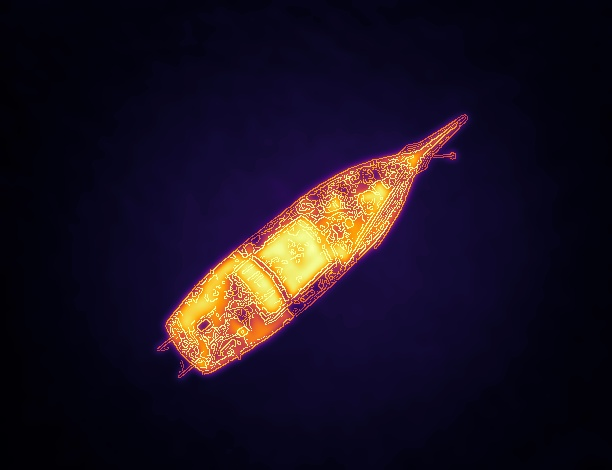
#> input picture maritime_generator/flir_image.jpg, 612 x 470 px
$ python -i flir.py   (imports and definitions only)
#> lines starting #> are read from the running program, lines starting #| are printed output that depends on the picture; after the words box and inside, x2 and y2 are one past the last pixel; in counts of white or black regions, pixels touching at a corner belong together
#> `picture = cv2.imread('flir_image.jpg', cv2.IMREAD_GRAYSCALE)`:
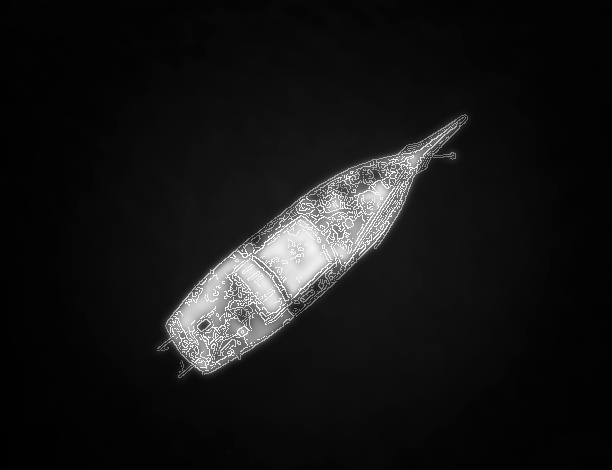
#> picture: shape (470, 612); min 0, max 252, mean 22.4
"""
FLIR (Forward Looking Infrared) image generation
"""

import numpy as np
from PIL import Image, ImageFilter
from typing import Tuple, List
import random


def generate_vessel_mask(size: Tuple[int, int] = (256, 256),
                         vessel_type: str = 'generic',
                         seed: int = None) -> np.ndarray:
    """
    Generate a vessel silhouette mask.

    Args:
        size: (width, height) of image
        vessel_type: Type of vessel ('generic', 'small', 'large')
        seed: Random seed

    Returns:
        Binary mask array (0-1)
    """
    if seed is not None:
        np.random.seed(seed)
        random.seed(seed)

    width, height = size
    mask = np.zeros((height, width), dtype=np.float32)

    center_x, center_y = width // 2, height // 2

    if vessel_type == 'small':
        # Small vessel: ~30% of image
        hull_length = width * 0.3
        hull_width = height * 0.15
    elif vessel_type == 'large':
        # Large vessel: ~60% of image
        hull_length = width * 0.6
        hull_width = height * 0.3
    else:
        # Generic: ~45% of image
        hull_length = width * 0.45
        hull_width = height * 0.22

    # Create hull (ellipse)
    y, x = np.ogrid[:height, :width]

    # Main hull
    hull_mask = ((x - center_x) / (hull_length / 2))**2 + \
                ((y - center_y) / (hull_width / 2))**2 <= 1.0

    # Add superstructure (rectangle on top)
    superstructure_height = hull_width * 0.4
    superstructure_width = hull_length * 0.6
    superstructure_y = center_y - hull_width / 2 - superstructure_height / 2

    superstructure_mask = (
        (x >= center_x - superstructure_width / 2) &
        (x <= center_x + superstructure_width / 2) &
        (y >= superstructure_y - superstructure_height / 2) &
        (y <= superstructure_y + superstructure_height / 2)
    )

    mask = (hull_mask | superstructure_mask).astype(np.float32)

    return mask


def apply_thermal_effect(mask: np.ndarray,
                        hot_core_temp: float = 0.9,
                        cool_surrounding: float = 0.2,
                        seed: int = None) -> np.ndarray:
    """
    Apply thermal/FLIR effect to vessel mask.

    Args:
        mask: Binary vessel mask
        hot_core_temp: Temperature value for hot core (0-1)
        cool_surrounding: Temperature value for cool background (0-1)
        seed: Random seed

    Returns:
        Thermal image array (0-1)
    """
#> called with hot_core_temp = 0.9, cool_surrounding = 0.2
    if seed is not None:
        np.random.seed(seed)

    height, width = mask.shape
    thermal = np.zeros((height, width), dtype=np.float32)

    # Background (cool)
    thermal[:] = cool_surrounding

    # Vessel body (hot core)
    thermal[mask > 0.5] = hot_core_temp

    # Add heat gradient (hotter in center, cooler at edges)
    y, x = np.ogrid[:height, :width]
    center_x, center_y = width // 2, height // 2

    # Distance from center
    dist = np.sqrt((x - center_x)**2 + (y - center_y)**2)
    max_dist = np.sqrt(center_x**2 + center_y**2)
    normalized_dist = dist / (max_dist + 1e-6)

    # Gradient: hot in center, cooler at edges
    gradient = 1.0 - normalized_dist * 0.5
    gradient = np.clip(gradient, 0, 1)

    # Apply gradient to vessel
    thermal[mask > 0.5] = hot_core_temp * gradient[mask > 0.5]

    # Add noise for realism
    noise = np.random.normal(0, 0.05, (height, width))
    thermal = np.clip(thermal + noise, 0, 1)

    # Add Gaussian blur for thermal diffusion
    thermal_pil = Image.fromarray((thermal * 255).astype(np.uint8))
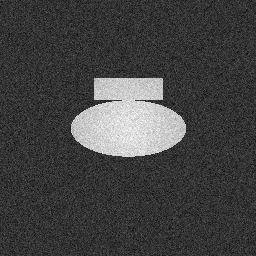
#> thermal_pil: PIL image 256x256 L; min 0, max 255, mean 66.4
    thermal_pil = thermal_pil.filter(ImageFilter.GaussianBlur(radius=1.5))
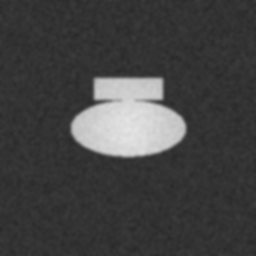
#> thermal_pil: PIL image 256x256 L; min 41, max 228, mean 66.4
    thermal = np.array(thermal_pil).astype(np.float32) / 255.0

    return thermal


# [108 lines left out: functions apply_thermal_colormap, generate_flir_frame, not called in this run]


def generate_flir_sequence(num_frames: int, size: Tuple[int, int] = (256, 256),
                          vessel_type: str = 'generic',
                          seed: int = None) -> List[np.ndarray]:
    """
    Generate a sequence of FLIR frames.

    Args:
        num_frames: Number of frames to generate
        size: (width, height) of each frame
        vessel_type: Type of vessel
        seed: Random seed

    Returns:
        List of RGB image arrays (0-1)
    """
    if seed is not None:
        np.random.seed(seed)
        random.seed(seed)

    # Generate base vessel mask
    vessel_mask = generate_vessel_mask(size, vessel_type, seed)

    # Generate base thermal image
    base_thermal = apply_thermal_effect(vessel_mask, seed=seed)
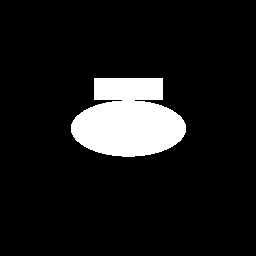
#> vessel_mask: shape (256, 256) float32; values 0 (black) and 1 (white), 10.1% white; 1 white region, box (x1, y1, x2, y2) and area: (71, 78, 186, 157) 6625

    # Generate sequence
    frames = []
    for i in range(num_frames):
        frame = generate_flir_frame(i, vessel_mask, base_thermal, seed=seed)
        frames.append(frame)
#> after the loop, frames = []

    return frames

>>> import cv2
>>> picture = cv2.imread('flir_image.jpg', cv2.IMREAD_GRAYSCALE)
#> (the run stopped early here; a loop or call above may not have finished)
